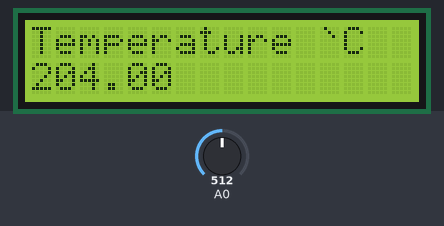
Bench run of a sketch on a simulated Arduino Uno, built with avr-gcc and run on an emulated ATmega328P. Shown: 16×2 character LCD. The test bench sets the inputs (shaded band); at power-on: A0 = 512.

Above: at 1.2 s.
1.3 s: A0 set to 716
At 2.0 s:
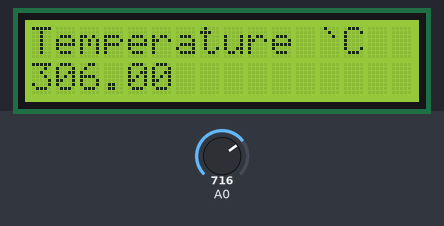
2.8 s: A0 set to 900
At 4.0 s:
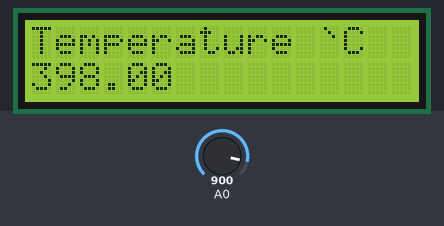
4.3 s: A0 set to 1023
At 5.0 s:
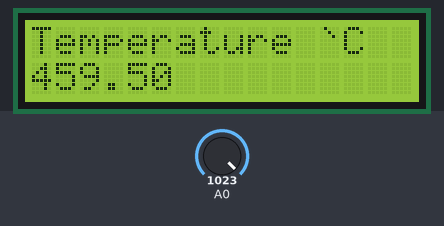
Timing chart, 0 to 7.3 s (numbered marks = the images above; inputs shaded):
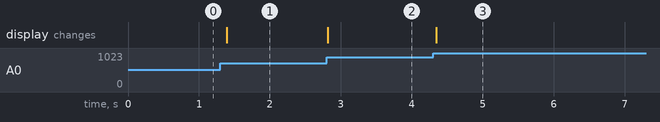

The sketch:

temp.ino
```cpp
// include the library code
#include <LiquidCrystal.h>

// initialize the library with the numbers of the interface pins
LiquidCrystal lcd(12, 11, 5, 4, 3, 2);

void setup() {
  // set up the LCD's number of columns and rows:
  lcd.begin(16, 2);
  // Print a message to the LCD.
  lcd.print("Temperature `C");
}

void loop() {
  double r=analogRead(A0);
  float c=((100*r-10400)/200);
  Serial.println(c);

  // set the cursor to column 0, line 1
  // (note: line 1 is the second row, since counting begins with 0):
  lcd.setCursor(0, 1);
  // print the number of seconds since reset:
  lcd.print(c);

    delay(100);
}
```

Measured:
- after the input at 1.3 s, the display: changes after 0.09 s (image 1)
- after the input at 2.8 s, the display: changes at once (image 2)
- after the input at 4.3 s, the display: changes after 0.05 s (image 3)
